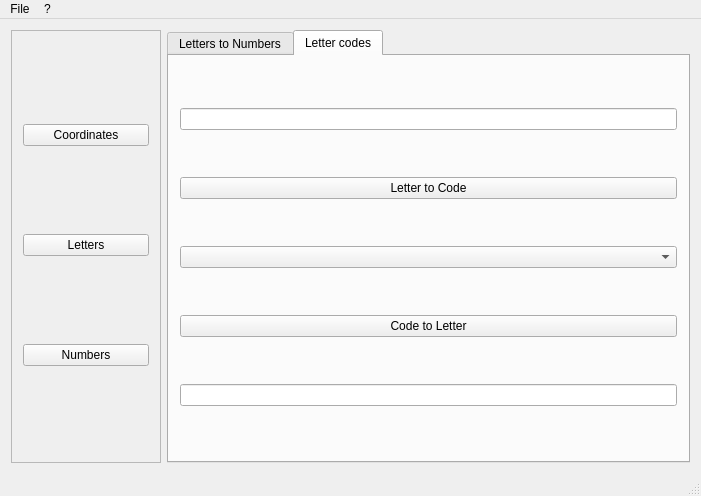
<?xml version="1.0" encoding="UTF-8"?>
<ui version="4.0">
 <class>gctMainWindow</class>
 <widget class="QMainWindow" name="gctMainWindow">
  <property name="geometry">
   <rect>
    <x>0</x>
    <y>0</y>
    <width>701</width>
    <height>496</height>
   </rect>
  </property>
  <property name="windowTitle">
   <string>gctMainWindow</string>
  </property>
  <widget class="QWidget" name="centralWidget">
   <layout class="QHBoxLayout" name="horizontalLayout">
    <item>
     <widget class="QScrollArea" name="scrollArea">
      <property name="maximumSize">
       <size>
        <width>150</width>
        <height>16777215</height>
       </size>
      </property>
      <property name="widgetResizable">
       <bool>true</bool>
      </property>
      <widget class="QWidget" name="scrollAreaWidgetContents">
       <property name="geometry">
        <rect>
         <x>0</x>
         <y>0</y>
         <width>148</width>
         <height>429</height>
        </rect>
       </property>
       <layout class="QVBoxLayout" name="verticalLayout">
        <item>
         <widget class="QPushButton" name="CoordMenuButton">
          <property name="text">
           <string>Coordinates</string>
          </property>
         </widget>
        </item>
        <item>
         <widget class="QPushButton" name="LetterMenuButton">
          <property name="text">
           <string>Letters</string>
          </property>
         </widget>
        </item>
        <item>
         <widget class="QPushButton" name="NumberMenuButton">
          <property name="text">
           <string>Numbers</string>
          </property>
         </widget>
        </item>
       </layout>
      </widget>
     </widget>
    </item>
    <item>
     <widget class="QStackedWidget" name="stackedWidget">
      <property name="currentIndex">
       <number>1</number>
      </property>
      <widget class="QWidget" name="CoordPage">
       <layout class="QGridLayout" name="gridLayout">
        <property name="leftMargin">
         <number>0</number>
        </property>
        <property name="topMargin">
         <number>0</number>
        </property>
        <property name="rightMargin">
         <number>0</number>
        </property>
        <property name="bottomMargin">
         <number>0</number>
        </property>
        <property name="spacing">
         <number>0</number>
        </property>
        <item row="0" column="0">
         <widget class="QTabWidget" name="CoordTabWigdet">
          <property name="currentIndex">
           <number>0</number>
          </property>
          <widget class="QWidget" name="CoordTab01">
           <attribute name="title">
            <string>Translate</string>
           </attribute>
           <layout class="QGridLayout" name="gridLayout_2">
            <item row="1" column="0">
             <widget class="QLineEdit" name="CoordLineDegree"/>
            </item>
            <item row="1" column="1">
             <widget class="QPushButton" name="CoordButtonDegree">
              <property name="text">
               <string>Update</string>
              </property>
             </widget>
            </item>
            <item row="3" column="0">
             <widget class="QLineEdit" name="CoordLineDegreeMinute"/>
            </item>
            <item row="5" column="0">
             <widget class="QLineEdit" name="CoordLineDegreeMinuteSecond"/>
            </item>
            <item row="7" column="0">
             <widget class="QLineEdit" name="lineEdit_4"/>
            </item>
            <item row="3" column="1">
             <widget class="QPushButton" name="CoordButtonDegreeMinute">
              <property name="text">
               <string>Update</string>
              </property>
             </widget>
            </item>
            <item row="5" column="1">
             <widget class="QPushButton" name="CoordButtonDegreeMinuteSecond">
              <property name="text">
               <string>Update</string>
              </property>
             </widget>
            </item>
            <item row="7" column="1">
             <widget class="QPushButton" name="pushButton_5">
              <property name="text">
               <string>Update</string>
              </property>
             </widget>
            </item>
            <item row="0" column="0" colspan="3">
             <widget class="QLabel" name="CoordLabelDegree">
              <property name="text">
               <string>Degrees (e.g. 53.087117 8.791817)</string>
              </property>
             </widget>
            </item>
            <item row="2" column="0" colspan="3">
             <widget class="QLabel" name="CoordLabelDegreeMinute">
              <property name="text">
               <string>Degrees Minutes (e.g. N 53° 05.227 E 008° 47.509)</string>
              </property>
             </widget>
            </item>
            <item row="4" column="0" colspan="3">
             <widget class="QLabel" name="CoordLabelDegreeMinuteSecond">
              <property name="text">
               <string>Degrees Minutes Seconds (e.g. N53° 5' 13.62&quot; E8° 47' 30.54&quot;)</string>
              </property>
             </widget>
            </item>
            <item row="6" column="0" colspan="3">
             <widget class="QLabel" name="label_4">
              <property name="text">
               <string>TextLabel</string>
              </property>
             </widget>
            </item>
           </layout>
          </widget>
          <widget class="QWidget" name="CoordTab02">
           <attribute name="title">
            <string>Project</string>
           </attribute>
          </widget>
         </widget>
        </item>
       </layout>
      </widget>
      <widget class="QWidget" name="LetterPage">
       <layout class="QGridLayout" name="gridLayout_3">
        <property name="leftMargin">
         <number>0</number>
        </property>
        <property name="topMargin">
         <number>0</number>
        </property>
        <property name="rightMargin">
         <number>0</number>
        </property>
        <property name="bottomMargin">
         <number>0</number>
        </property>
        <property name="spacing">
         <number>0</number>
        </property>
        <item row="0" column="0">
         <widget class="QTabWidget" name="LetterTabWidget">
          <property name="currentIndex">
           <number>1</number>
          </property>
          <widget class="QWidget" name="LetterTab01">
           <attribute name="title">
            <string>Letters to Numbers</string>
           </attribute>
           <layout class="QGridLayout" name="gridLayout_4">
            <item row="1" column="0">
             <widget class="QLineEdit" name="LetterLineInput"/>
            </item>
            <item row="2" column="0">
             <layout class="QGridLayout" name="gridLayout_5">
              <item row="1" column="0">
               <widget class="QLabel" name="LetterLabelDirection">
                <property name="text">
                 <string>Direction</string>
                </property>
               </widget>
              </item>
              <item row="1" column="1">
               <widget class="QComboBox" name="LetterComboDirection">
                <item>
                 <property name="text">
                  <string>A=1</string>
                 </property>
                </item>
                <item>
                 <property name="text">
                  <string>Z=1</string>
                 </property>
                </item>
               </widget>
              </item>
              <item row="2" column="0">
               <widget class="QLabel" name="LetterLabelOffset">
                <property name="text">
                 <string>Offset</string>
                </property>
               </widget>
              </item>
              <item row="0" column="1">
               <widget class="QComboBox" name="LetterComboInput">
                <item>
                 <property name="text">
                  <string>Letters to Numbers</string>
                 </property>
                </item>
                <item>
                 <property name="text">
                  <string>Numbers to Letters</string>
                 </property>
                </item>
               </widget>
              </item>
              <item row="0" column="0">
               <widget class="QLabel" name="LetterLabelInput">
                <property name="text">
                 <string>Input</string>
                </property>
               </widget>
              </item>
              <item row="2" column="1">
               <widget class="QSpinBox" name="LetterSpinOffset">
                <property name="minimum">
                 <number>-9999</number>
                </property>
                <property name="maximum">
                 <number>9999</number>
                </property>
               </widget>
              </item>
             </layout>
            </item>
            <item row="3" column="0">
             <widget class="QLineEdit" name="LetterLineOutput"/>
            </item>
            <item row="0" column="0">
             <spacer name="verticalSpacer">
              <property name="orientation">
               <enum>Qt::Vertical</enum>
              </property>
              <property name="sizeHint" stdset="0">
               <size>
                <width>20</width>
                <height>40</height>
               </size>
              </property>
             </spacer>
            </item>
            <item row="7" column="0">
             <spacer name="verticalSpacer_2">
              <property name="orientation">
               <enum>Qt::Vertical</enum>
              </property>
              <property name="sizeHint" stdset="0">
               <size>
                <width>20</width>
                <height>40</height>
               </size>
              </property>
             </spacer>
            </item>
            <item row="6" column="0">
             <layout class="QFormLayout" name="formLayout">
              <item row="0" column="0">
               <widget class="QLabel" name="LetterLabelCharacters">
                <property name="text">
                 <string>#Characters</string>
                </property>
               </widget>
              </item>
              <item row="0" column="1">
               <widget class="QLineEdit" name="LetterLineCharacters">
                <property name="readOnly">
                 <bool>true</bool>
                </property>
               </widget>
              </item>
              <item row="1" column="0">
               <widget class="QLabel" name="LetterLabelLetters">
                <property name="text">
                 <string>#Letters</string>
                </property>
               </widget>
              </item>
              <item row="1" column="1">
               <widget class="QLineEdit" name="LetterLineLetters">
                <property name="readOnly">
                 <bool>true</bool>
                </property>
               </widget>
              </item>
              <item row="3" column="1">
               <widget class="QLineEdit" name="LetterLineCrossSumLetterSum">
                <property name="readOnly">
                 <bool>true</bool>
                </property>
               </widget>
              </item>
              <item row="3" column="0">
               <widget class="QLabel" name="LetterLabelCrossSumLetterSum">
                <property name="text">
                 <string>Cross sum of Letter sum</string>
                </property>
               </widget>
              </item>
              <item row="2" column="0">
               <widget class="QLabel" name="LetterLabelLetterSum">
                <property name="text">
                 <string>Letter sum</string>
                </property>
               </widget>
              </item>
              <item row="2" column="1">
               <widget class="QLineEdit" name="LetterLineLetterSum"/>
              </item>
              <item row="4" column="0">
               <widget class="QLabel" name="LetterLabelCrossSumLetterSumIterated">
                <property name="text">
                 <string>Cross sum of Letter sum iterated</string>
                </property>
               </widget>
              </item>
              <item row="4" column="1">
               <widget class="QLineEdit" name="LetterLineCrossSumLetterSumIterated"/>
              </item>
             </layout>
            </item>
           </layout>
          </widget>
          <widget class="QWidget" name="LetterTab02">
           <attribute name="title">
            <string>Letter codes</string>
           </attribute>
           <layout class="QGridLayout" name="gridLayout_7">
            <item row="4" column="0">
             <widget class="QLineEdit" name="LetterCodesInputCode"/>
            </item>
            <item row="3" column="0">
             <widget class="QPushButton" name="LetterCodesToLetter">
              <property name="text">
               <string>Code to Letter</string>
              </property>
             </widget>
            </item>
            <item row="0" column="0">
             <widget class="QLineEdit" name="LetterCodesInputLetter"/>
            </item>
            <item row="1" column="0">
             <widget class="QPushButton" name="LetterCodesToCode">
              <property name="text">
               <string>Letter to Code</string>
              </property>
             </widget>
            </item>
            <item row="2" column="0">
             <widget class="QComboBox" name="LetterCodesSelectCode"/>
            </item>
           </layout>
          </widget>
         </widget>
        </item>
       </layout>
      </widget>
      <widget class="QWidget" name="NumberPage">
       <layout class="QGridLayout" name="gridLayout_6">
        <property name="leftMargin">
         <number>0</number>
        </property>
        <property name="topMargin">
         <number>0</number>
        </property>
        <property name="rightMargin">
         <number>0</number>
        </property>
        <property name="bottomMargin">
         <number>0</number>
        </property>
        <property name="spacing">
         <number>0</number>
        </property>
        <item row="0" column="0">
         <widget class="QTabWidget" name="NumberTabWidget">
          <property name="currentIndex">
           <number>1</number>
          </property>
          <widget class="QWidget" name="NumberTab01">
           <attribute name="title">
            <string>Numeric Systems</string>
           </attribute>
          </widget>
          <widget class="QWidget" name="NumberTab02">
           <attribute name="title">
            <string>Tab 2</string>
           </attribute>
          </widget>
         </widget>
        </item>
       </layout>
      </widget>
     </widget>
    </item>
   </layout>
  </widget>
  <widget class="QMenuBar" name="menuBar">
   <property name="geometry">
    <rect>
     <x>0</x>
     <y>0</y>
     <width>701</width>
     <height>25</height>
    </rect>
   </property>
   <widget class="QMenu" name="menuFile">
    <property name="title">
     <string>File</string>
    </property>
    <addaction name="actionExit"/>
   </widget>
   <widget class="QMenu" name="menuHelp">
    <property name="title">
     <string>?</string>
    </property>
    <addaction name="actionHelp"/>
    <addaction name="actionAbout"/>
   </widget>
   <addaction name="menuFile"/>
   <addaction name="menuHelp"/>
  </widget>
  <widget class="QStatusBar" name="statusBar"/>
  <action name="actionExit">
   <property name="text">
    <string>E&amp;xit</string>
   </property>
  </action>
  <action name="actionAbout">
   <property name="text">
    <string>&amp;About</string>
   </property>
  </action>
  <action name="actionHelp">
   <property name="text">
    <string>&amp;Help</string>
   </property>
  </action>
 </widget>
 <layoutdefault spacing="6" margin="11"/>
 <resources/>
 <connections>
  <connection>
   <sender>actionExit</sender>
   <signal>triggered()</signal>
   <receiver>gctMainWindow</receiver>
   <slot>close()</slot>
   <hints>
    <hint type="sourcelabel">
     <x>-1</x>
     <y>-1</y>
    </hint>
    <hint type="destinationlabel">
     <x>350</x>
     <y>247</y>
    </hint>
   </hints>
  </connection>
 </connections>
</ui>
